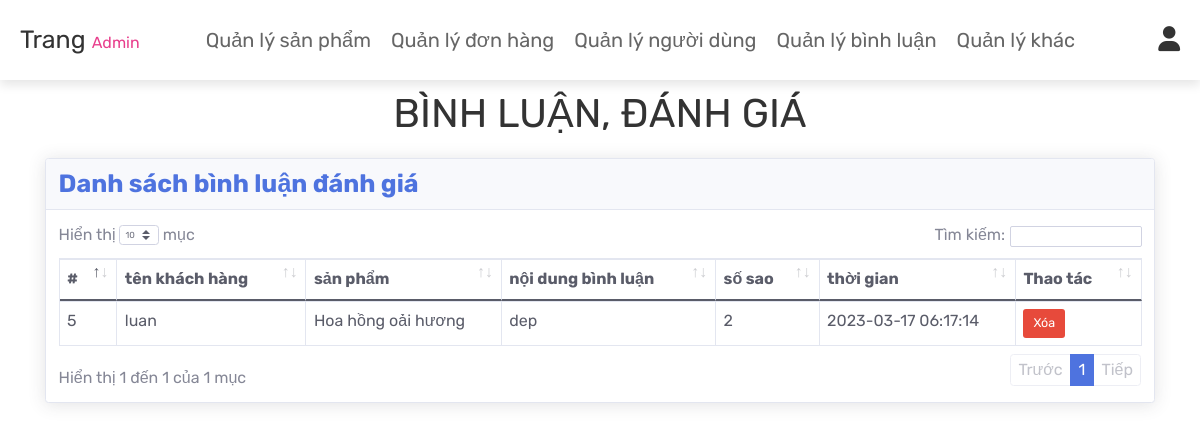
Screenshot of /admin_contacts.php (signed in) with the database file from the repository.
### tables this page shows
CREATE TABLE `comments` (
  `id` int(11) NOT NULL,
  `id_user` int(100) NOT NULL,
  `pid` int(100) NOT NULL,
  `content` varchar(255) NOT NULL,
  `vote` int(255) NOT NULL DEFAULT 5,
  `time` timestamp NOT NULL DEFAULT current_timestamp() ON UPDATE current_timestamp()
);

CREATE TABLE `users` (
  `id` int(100) NOT NULL,
  `name` varchar(100) NOT NULL,
  `email` varchar(100) NOT NULL,
  `phone` char(20) NOT NULL,
  `address` varchar(255) NOT NULL,
  `password` varchar(100) NOT NULL,
  `user_type` varchar(20) NOT NULL DEFAULT 'user',
  `avatar` varchar(100) DEFAULT 'avtDefault.png'
);

CREATE TABLE `products` (
  `id` int(100) NOT NULL,
  `name` varchar(100) NOT NULL,
  `id_type` int(11) NOT NULL,
  `details` varchar(500) NOT NULL,
  `price` int(100) NOT NULL,
  `giacanh` int(100) NOT NULL,
  `sale_price` int(10) NOT NULL DEFAULT 0,
  `soluongkho` int(11) NOT NULL,
  `image` varchar(100) NOT NULL
);

### admin_contacts.php (the view, shortened to what this page needs)
<?php
@include 'config.php';
?>
<!DOCTYPE html>
<html lang="en">
<head>
   <link rel="stylesheet" href="https://cdnjs.cloudflare.com/ajax/libs/font-awesome/6.0.0/css/all.min.css">
   <link rel="stylesheet" href="css/admin_style.css">
   <link href="https://cdn.jsdelivr.net/npm/bootstrap@5.0.2/dist/css/bootstrap.min.css" rel="stylesheet">
   <link href="css/sb-admin-2.min.css" rel="stylesheet">
   <link href="vendor/datatables/dataTables.bootstrap4.min.css" rel="stylesheet">
</head>
<body>
   <?php @include 'admin_header.php'; ?>
   <section class="">
      <h1 class="title">Bình luận, đánh giá</h1>
      <div class="container">
         <div class="card shadow mb-4">
            <div class="card-header py-3">
               <h1 class="m-0 font-weight-bold text-primary">Danh sách bình luận đánh giá</h1>
            </div>
            <div class="card-body">
               <div class="table-responsive">
                  <table class="table table-bordered text-dark" id="dataTable" width="100%" cellspacing="0">
                     <thead>
                        <tr>
                           <th scope="col">#</th>
                           <th scope="col">tên khách hàng</th>
                           <th scope="col">sản phẩm </th>
                           <th scope="col">nội dung bình luận</th>
                           <th scope="col">số sao</th>
                           <th scope="col">thời gian</th>
                           <th scope="col">Thao tác</th>
                        </tr>
                     </thead>
                     <tbody>
                        <?php
                        $select_comment = mysqli_query($conn, "SELECT a.id, b.name, c.name AS namep, a.content, a.vote, a.time  FROM comments a JOIN users b ON a.id_user=b.id JOIN products c ON a.pid=c.id") or die('query failed');
                        if (mysqli_num_rows($select_comment) > 0) {
                           while ($fetch_comment = mysqli_fetch_assoc($select_comment)) {
                        ?>
                              <tr>
                                 <td>
                                    <div>
                                       <span><?php echo $fetch_comment['id']; ?></span>
                                    </div>
                                 </td>
                                 <td>
                                    <div>
                                       <span><?php echo $fetch_comment['name']; ?></span>
                                    </div>
                                 </td>
                                 <td>
                                    <span><?php echo $fetch_comment['namep']; ?></span>
                                 </td>
                                 <td>
                                    <div>
                                       <span><?php echo $fetch_comment['content']; ?></span>
                                    </div>
                                 </td>
                                 <td>
                                    <span><?php echo $fetch_comment['vote']; ?></span>
                                 </td>
                                 <td>
                                    <span><?php echo $fetch_comment['time']; ?></span>
                                 </td>
                                 <td>
                                    <a href="admin_contacts.php?delete_comment=<?php echo $fetch_comment['id']; ?>" onclick="return confirm('bạn chắc chắn muốn xóa bình luận này?');" class="delete-btn btn-lg mt-0">xóa</a>
                                 </td>
                              </tr>
                        <?php
                           }
                        } else {
                           echo '<p class="empty">bạn không có tin nhắn!</p>';
                        }
                        ?>
                     </tbody>
                  </table>
               </div>
            </div>
         </div>
      </div>
   </section>
</body>
</html>

### css/admin_style.css (style rules this page uses)
:root { --pink:#e84393; --red:#c0392b; --orange:#f39c12; --black:#333; --white:#fff; --light-color:#666; --light-white:#ccc; --light-bg:#f5f5f5; --border:.2rem solid var(--black); --box-shadow:0 .5rem 1rem rgba(0,0,0,.1); }
* { font-family: 'Rubik', sans-serif; margin:0; padding:0; font-size: medium; box-sizing: border-box; outline: none; border:none; text-decoration: none; transition:all .2s linear; }
html { font-size: 62.5%; overflow-x: hidden; scroll-behavior: smooth; scroll-padding-top: 6.5rem; }
body { background: var(--light-bg); }
section { padding:1rem 2rem; }
.title { text-align: center; margin-bottom: 2rem; color:var(--black); text-transform: uppercase; font-size: 4rem; }
.btn, .delete-btn, .option-btn { display: inline-block; border-radius: .5rem; margin-top: 1rem; font-size: 1.8rem; color:var(--white); cursor: pointer; padding:1rem 3rem; text-transform: capitalize; }
.delete-btn { background-color: var(--red); }

### rows the page displays
comments: id "5", id_user.name "luan", pid.name "Hoa hồng oải hương", content "dep", vote "2", time "2023-03-17 06:17:14"
